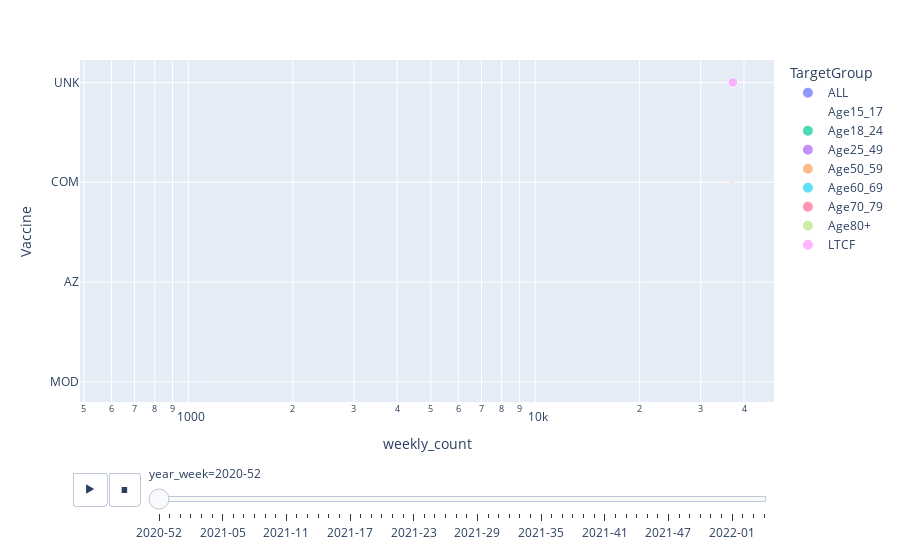

Notebook code cell kept with this figure:
### Code cell
import plotly.express as px
import matplotlib.pyplot as plt
plt = px.scatter(sweden_data.query("continent=='Europe'"), x="weekly_count", y="Vaccine", 
           color="TargetGroup", size="FirstDose", animation_frame="year_week", animation_group="TargetGroup",
                 hover_name="year_week", log_x=True,size_max=100)
plt.show()

 
# # df = px.data.gapminder()
# px.scatter(sweden_data, x="rate_14_day", y="indicator", animation_frame="weekly_count", animation_group="TargetGroup",
#            size="FirstDose", color="TargetGroup", hover_name="year_week",
#            log_x=True, size_max=60 )

### Figure 1 — Plotly figure (JSON) as saved in the notebook; plotly's stock layout.template omitted (floating-point values rounded to 4 significant figures)
{"data": [{"hovertemplate": "<b>%{hovertext}</b><br><br>TargetGroup=ALL<br>year_week=2020-52<br>weekly_count=%{x}<br>Vaccine=%{y}<br>FirstDose=%{marker.size}<extra></extra>", "hovertext": ["2020-52", "2020-52", "2020-52", "2020-52", "2020-52", "2020-52", "2020-52", "2020-52", "2020-52", "2020-52", "2020-52", "2020-52", "2020-52", "2020-52", "2020-52", "2020-52", "2020-52", "2020-52", "2020-52", "2020-52", "2020-52", "2020-52", "2020-52", "2020-52", "2020-52", "2020-52", "2020-52", "2020-52", "2020-52", "2020-52", "2020-52", "2020-52", "2020-52", "2020-52", "2020-52", "2020-52", "2020-52", "2020-52", "2020-52", "2020-52", "2020-52", "2020-52", "2020-52", "2020-52", "2020-52", "2020-52", "2020-52", "2020-52", "2020-52", "2020-52", "2020-52", "2020-52", "2020-52", "2020-52"], "ids": ["ALL", "ALL", "ALL", "ALL", "ALL", "ALL", "ALL", "ALL", "ALL", "ALL", "ALL", "ALL", "ALL", "ALL", "ALL", "ALL", "ALL", "ALL", "ALL", "ALL", "ALL", "ALL", "ALL", "ALL", "ALL", "ALL", "ALL", "ALL", "ALL", "ALL", "ALL", "ALL", "ALL", "ALL", "ALL", "ALL", "ALL", "ALL", "ALL", "ALL", "ALL", "ALL", "ALL", "ALL", "ALL", "ALL", "ALL", "ALL", "ALL", "ALL", "ALL", "ALL", "ALL", "ALL"], "legendgroup": "ALL", "marker": {"color": "#636efa", "size": [0, 0, 0, 0, 0, 0, 0, 0, 0, 290, 0, 0, 2454, 784, 0, 0, 0, 0, 0, 0, 0, 0, 59, 474, 358, 429, 60, 0, 0, 0, 0, 0, 0, 0, 0, 0, 290, 0, 0, 2454, 784, 0, 0, 0, 0, 0, 0, 0, 0, 59, 474, 358, 429, 60], "sizemode": "area", "sizeref": 36.85, "symbol": "circle"}, "mode": "markers", "name": "ALL", "orientation": "h", "showlegend": true, "type": "scatter", "x": [37134, 37134, 37134, 37134, 37134, 37134, 37134, 37134, 37134, 37134, 37134, 37134, 37134, 37134, 37134, 37134, 37134, 37134, 37134, 37134, 37134, 37134, 37134, 37134, 37134, 37134, 37134, 640, 640, 640, 640, 640, 640, 640, 640, 640, 640, 640, 640, 640, 640, 640, 640, 640, 640, 640, 640, 640, 640, 640, 640, 640, 640, 640], "xaxis": "x", "y": ["MOD", "MOD", "MOD", "AZ", "AZ", "AZ", "AZ", "AZ", "AZ", "COM", "AZ", "COM", "COM", "COM", "MOD", "MOD", "AZ", "MOD", "MOD", "AZ", "MOD", "MOD", "COM", "COM", "COM", "COM", "COM", "MOD", "MOD", "MOD", "AZ", "AZ", "AZ", "AZ", "AZ", "AZ", "COM", "AZ", "COM", "COM", "COM", "MOD", "MOD", "AZ", "MOD", "MOD", "AZ", "MOD", "MOD", "COM", "COM", "COM", "COM", "COM"], "yaxis": "y"}, {"hovertemplate": "<b>%{hovertext}</b><br><br>TargetGroup=Age15_17<br>year_week=2020-52<br>weekly_count=%{x}<br>Vaccine=%{y}<br>FirstDose=%{marker.size}<extra></extra>", "hovertext": ["2020-52", "2020-52", "2020-52", "2020-52", "2020-52", "2020-52"], "ids": ["Age15_17", "Age15_17", "Age15_17", "Age15_17", "Age15_17", "Age15_17"], "legendgroup": "Age15_17", "marker": {"color": "#EF553B", "size": [0, 0, 0, 0, 0, 0], "sizemode": "area", "sizeref": 36.85, "symbol": "circle"}, "mode": "markers", "name": "Age15_17", "orientation": "h", "showlegend": true, "type": "scatter", "x": [37134, 37134, 37134, 640, 640, 640], "xaxis": "x", "y": ["MOD", "COM", "AZ", "MOD", "COM", "AZ"], "yaxis": "y"}, {"hovertemplate": "<b>%{hovertext}</b><br><br>TargetGroup=Age18_24<br>year_week=2020-52<br>weekly_count=%{x}<br>Vaccine=%{y}<br>FirstDose=%{marker.size}<extra></extra>", "hovertext": ["2020-52", "2020-52", "2020-52", "2020-52", "2020-52", "2020-52"], "ids": ["Age18_24", "Age18_24", "Age18_24", "Age18_24", "Age18_24", "Age18_24"], "legendgroup": "Age18_24", "marker": {"color": "#00cc96", "size": [16, 0, 0, 16, 0, 0], "sizemode": "area", "sizeref": 36.85, "symbol": "circle"}, "mode": "markers", "name": "Age18_24", "orientation": "h", "showlegend": true, "type": "scatter", "x": [37134, 37134, 37134, 640, 640, 640], "xaxis": "x", "y": ["COM", "MOD", "AZ", "COM", "MOD", "AZ"], "yaxis": "y"}, {"hovertemplate": "<b>%{hovertext}</b><br><br>TargetGroup=Age25_49<br>year_week=2020-52<br>weekly_count=%{x}<br>Vaccine=%{y}<br>FirstDose=%{marker.size}<extra></extra>", "hovertext": ["2020-52", "2020-52", "2020-52", "2020-52", "2020-52", "2020-52"], "ids": ["Age25_49", "Age25_49", "Age25_49", "Age25_49", "Age25_49", "Age25_49"], "legendgroup": "Age25_49", "marker": {"color": "#ab63fa", "size": [0, 135, 0, 0, 135, 0], "sizemode": "area", "sizeref": 36.85, "symbol": "circle"}, "mode": "markers", "name": "Age25_49", "orientation": "h", "showlegend": true, "type": "scatter", "x": [37134, 37134, 37134, 640, 640, 640], "xaxis": "x", "y": ["MOD", "COM", "AZ", "MOD", "COM", "AZ"], "yaxis": "y"}, {"hovertemplate": "<b>%{hovertext}</b><br><br>TargetGroup=Age50_59<br>year_week=2020-52<br>weekly_count=%{x}<br>Vaccine=%{y}<br>FirstDose=%{marker.size}<extra></extra>", "hovertext": ["2020-52", "2020-52", "2020-52", "2020-52", "2020-52", "2020-52"], "ids": ["Age50_59", "Age50_59", "Age50_59", "Age50_59", "Age50_59", "Age50_59"], "legendgroup": "Age50_59", "marker": {"color": "#FFA15A", "size": [117, 0, 0, 117, 0, 0], "sizemode": "area", "sizeref": 36.85, "symbol": "circle"}, "mode": "markers", "name": "Age50_59", "orientation": "h", "showlegend": true, "type": "scatter", "x": [37134, 37134, 37134, 640, 640, 640], "xaxis": "x", "y": ["COM", "MOD", "AZ", "COM", "MOD", "AZ"], "yaxis": "y"}, {"hovertemplate": "<b>%{hovertext}</b><br><br>TargetGroup=Age60_69<br>year_week=2020-52<br>weekly_count=%{x}<br>Vaccine=%{y}<br>FirstDose=%{marker.size}<extra></extra>", "hovertext": ["2020-52", "2020-52", "2020-52", "2020-52", "2020-52", "2020-52"], "ids": ["Age60_69", "Age60_69", "Age60_69", "Age60_69", "Age60_69", "Age60_69"], "legendgroup": "Age60_69", "marker": {"color": "#19d3f3", "size": [0, 141, 0, 0, 141, 0], "sizemode": "area", "sizeref": 36.85, "symbol": "circle"}, "mode": "markers", "name": "Age60_69", "orientation": "h", "showlegend": true, "type": "scatter", "x": [37134, 37134, 37134, 640, 640, 640], "xaxis": "x", "y": ["MOD", "COM", "AZ", "MOD", "COM", "AZ"], "yaxis": "y"}, {"hovertemplate": "<b>%{hovertext}</b><br><br>TargetGroup=Age70_79<br>year_week=2020-52<br>weekly_count=%{x}<br>Vaccine=%{y}<br>FirstDose=%{marker.size}<extra></extra>", "hovertext": ["2020-52", "2020-52", "2020-52", "2020-52", "2020-52", "2020-52"], "ids": ["Age70_79", "Age70_79", "Age70_79", "Age70_79", "Age70_79", "Age70_79"], "legendgroup": "Age70_79", "marker": {"color": "#FF6692", "size": [0, 442, 0, 0, 442, 0], "sizemode": "area", "sizeref": 36.85, "symbol": "circle"}, "mode": "markers", "name": "Age70_79", "orientation": "h", "showlegend": true, "type": "scatter", "x": [37134, 37134, 37134, 640, 640, 640], "xaxis": "x", "y": ["AZ", "COM", "MOD", "AZ", "COM", "MOD"], "yaxis": "y"}, {"hovertemplate": "<b>%{hovertext}</b><br><br>TargetGroup=Age80+<br>year_week=2020-52<br>weekly_count=%{x}<br>Vaccine=%{y}<br>FirstDose=%{marker.size}<extra></extra>", "hovertext": ["2020-52", "2020-52", "2020-52", "2020-52", "2020-52", "2020-52"], "ids": ["Age80+", "Age80+", "Age80+", "Age80+", "Age80+", "Age80+"], "legendgroup": "Age80+", "marker": {"color": "#B6E880", "size": [0, 0, 1603, 0, 0, 1603], "sizemode": "area", "sizeref": 36.85, "symbol": "circle"}, "mode": "markers", "name": "Age80+", "orientation": "h", "showlegend": true, "type": "scatter", "x": [37134, 37134, 37134, 640, 640, 640], "xaxis": "x", "y": ["MOD", "AZ", "COM", "MOD", "AZ", "COM"], "yaxis": "y"}, {"hovertemplate": "<b>%{hovertext}</b><br><br>TargetGroup=LTCF<br>year_week=2020-52<br>weekly_count=%{x}<br>Vaccine=%{y}<br>FirstDose=%{marker.size}<extra></extra>", "hovertext": ["2020-52", "2020-52"], "ids": ["LTCF", "LTCF"], "legendgroup": "LTCF", "marker": {"color": "#FF97FF", "size": [1688, 1688], "sizemode": "area", "sizeref": 36.85, "symbol": "circle"}, "mode": "markers", "name": "LTCF", "orientation": "h", "showlegend": true, "type": "scatter", "x": [37134, 640], "xaxis": "x", "y": ["UNK", "UNK"], "yaxis": "y"}], "layout": {"legend": {"itemsizing": "constant", "title": {"text": "TargetGroup"}, "tracegroupgap": 0}, "margin": {"t": 60}, "sliders": [{"active": 0, "currentvalue": {"prefix": "year_week="}, "len": 0.9, "pad": {"b": 10, "t": 60}, "steps": [{"args": [["2020-52"], {"frame": {"duration": 0, "redraw": false}, "fromcurrent": true, "mode": "immediate", "transition": {"duration": 0, "easing": "linear"}}], "label": "2020-52", "method": "animate"}, {"args": [["2020-53"], {"frame": {"duration": 0, "redraw": false}, "fromcurrent": true, "mode": "immediate", "transition": {"duration": 0, "easing": "linear"}}], "label": "2020-53", "method": "animate"}, {"args": [["2021-01"], {"frame": {"duration": 0, "redraw": false}, "fromcurrent": true, "mode": "immediate", "transition": {"duration": 0, "easing": "linear"}}], "label": "2021-01", "method": "animate"}, {"args": [["2021-02"], {"frame": {"duration": 0, "redraw": false}, "fromcurrent": true, "mode": "immediate", "transition": {"duration": 0, "easing": "linear"}}], "label": "2021-02", "method": "animate"}, {"args": [["2021-03"], {"frame": {"duration": 0, "redraw": false}, "fromcurrent": true, "mode": "immediate", "transition": {"duration": 0, "easing": "linear"}}], "label": "2021-03", "method": "animate"}, {"args": [["2021-04"], {"frame": {"duration": 0, "redraw": false}, "fromcurrent": true, "mode": "immediate", "transition": {"duration": 0, "easing": "linear"}}], "label": "2021-04", "method": "animate"}, {"args": [["2021-05"], {"frame": {"duration": 0, "redraw": false}, "fromcurrent": true, "mode": "immediate", "transition": {"duration": 0, "easing": "linear"}}], "label": "2021-05", "method": "animate"}, {"args": [["2021-06"], {"frame": {"duration": 0, "redraw": false}, "fromcurrent": true, "mode": "immediate", "transition": {"duration": 0, "easing": "linear"}}], "label": "2021-06", "method": "animate"}, {"args": [["2021-07"], {"frame": {"duration": 0, "redraw": false}, "fromcurrent": true, "mode": "immediate", "transition": {"duration": 0, "easing": "linear"}}], "label": "2021-07", "method": "animate"}, {"args": [["2021-08"], {"frame": {"duration": 0, "redraw": false}, "fromcurrent": true, "mode": "immediate", "transition": {"duration": 0, "easing": "linear"}}], "label": "2021-08", "method": "animate"}, {"args": [["2021-09"], {"frame": {"duration": 0, "redraw": false}, "fromcurrent": true, "mode": "immediate", "transition": {"duration": 0, "easing": "linear"}}], "label": "2021-09", "method": "animate"}, {"args": [["2021-10"], {"frame": {"duration": 0, "redraw": false}, "fromcurrent": true, "mode": "immediate", "transition": {"duration": 0, "easing": "linear"}}], "label": "2021-10", "method": "animate"}, {"args": [["2021-11"], {"frame": {"duration": 0, "redraw": false}, "fromcurrent": true, "mode": "immediate", "transition": {"duration": 0, "easing": "linear"}}], "label": "2021-11", "method": "animate"}, {"args": [["2021-12"], {"frame": {"duration": 0, "redraw": false}, "fromcurrent": true, "mode": "immediate", "transition": {"duration": 0, "easing": "linear"}}], "label": "2021-12", "method": "animate"}, {"args": [["2021-13"], {"frame": {"duration": 0, "redraw": false}, "fromcurrent": true, "mode": "immediate", "transition": {"duration": 0, "easing": "linear"}}], "label": "2021-13", "method": "animate"}, {"args": [["2021-14"], {"frame": {"duration": 0, "redraw": false}, "fromcurrent": true, "mode": "immediate", "transition": {"duration": 0, "easing": "linear"}}], "label": "2021-14", "method": "animate"}, {"args": [["2021-15"], {"frame": {"duration": 0, "redraw": false}, "fromcurrent": true, "mode": "immediate", "transition": {"duration": 0, "easing": "linear"}}], "label": "2021-15", "method": "animate"}, {"args": [["2021-16"], {"frame": {"duration": 0, "redraw": false}, "fromcurrent": true, "mode": "immediate", "transition": {"duration": 0, "easing": "linear"}}], "label": "2021-16", "method": "animate"}, {"args": [["2021-17"], {"frame": {"duration": 0, "redraw": false}, "fromcurrent": true, "mode": "immediate", "transition": {"duration": 0, "easing": "linear"}}], "label": "2021-17", "method": "animate"}, {"args": [["2021-18"], {"frame": {"duration": 0, "redraw": false}, "fromcurrent": true, "mode": "immediate", "transition": {"duration": 0, "easing": "linear"}}], "label": "2021-18", "method": "animate"}, {"args": [["2021-19"], {"frame": {"duration": 0, "redraw": false}, "fromcurrent": true, "mode": "immediate", "transition": {"duration": 0, "easing": "linear"}}], "label": "2021-19", "method": "animate"}, {"args": [["2021-20"], {"frame": {"duration": 0, "redraw": false}, "fromcurrent": true, "mode": "immediate", "transition": {"duration": 0, "easing": "linear"}}], "label": "2021-20", "method": "animate"}, {"args": [["2021-21"], {"frame": {"duration": 0, "redraw": false}, "fromcurrent": true, "mode": "immediate", "transition": {"duration": 0, "easing": "linear"}}], "label": "2021-21", "method": "animate"}, {"args": [["2021-22"], {"frame": {"duration": 0, "redraw": false}, "fromcurrent": true, "mode": "immediate", "transition": {"duration": 0, "easing": "linear"}}], "label": "2021-22", "method": "animate"}, {"args": [["2021-23"], {"frame": {"duration": 0, "redraw": false}, "fromcurrent": true, "mode": "immediate", "transition": {"duration": 0, "easing": "linear"}}], "label": "2021-23", "method": "animate"}, {"args": [["2021-24"], {"frame": {"duration": 0, "redraw": false}, "fromcurrent": true, "mode": "immediate", "transition": {"duration": 0, "easing": "linear"}}], "label": "2021-24", "method": "animate"}, {"args": [["2021-25"], {"frame": {"duration": 0, "redraw": false}, "fromcurrent": true, "mode": "immediate", "transition": {"duration": 0, "easing": "linear"}}], "label": "2021-25", "method": "animate"}, {"args": [["2021-26"], {"frame": {"duration": 0, "redraw": false}, "fromcurrent": true, "mode": "immediate", "transition": {"duration": 0, "easing": "linear"}}], "label": "2021-26", "method": "animate"}, {"args": [["2021-27"], {"frame": {"duration": 0, "redraw": false}, "fromcurrent": true, "mode": "immediate", "transition": {"duration": 0, "easing": "linear"}}], "label": "2021-27", "method": "animate"}, {"args": [["2021-28"], {"frame": {"duration": 0, "redraw": false}, "fromcurrent": true, "mode": "immediate", "transition": {"duration": 0, "easing": "linear"}}], "label": "2021-28", "method": "animate"}, {"args": [["2021-29"], {"frame": {"duration": 0, "redraw": false}, "fromcurrent": true, "mode": "immediate", "transition": {"duration": 0, "easing": "linear"}}], "label": "2021-29", "method": "animate"}, {"args": [["2021-30"], {"frame": {"duration": 0, "redraw": false}, "fromcurrent": true, "mode": "immediate", "transition": {"duration": 0, "easing": "linear"}}], "label": "2021-30", "method": "animate"}, {"args": [["2021-31"], {"frame": {"duration": 0, "redraw": false}, "fromcurrent": true, "mode": "immediate", "transition": {"duration": 0, "easing": "linear"}}], "label": "2021-31", "method": "animate"}, {"args": [["2021-32"], {"frame": {"duration": 0, "redraw": false}, "fromcurrent": true, "mode": "immediate", "transition": {"duration": 0, "easing": "linear"}}], "label": "2021-32", "method": "animate"}, {"args": [["2021-33"], {"frame": {"duration": 0, "redraw": false}, "fromcurrent": true, "mode": "immediate", "transition": {"duration": 0, "easing": "linear"}}], "label": "2021-33", "method": "animate"}, {"args": [["2021-34"], {"frame": {"duration": 0, "redraw": false}, "fromcurrent": true, "mode": "immediate", "transition": {"duration": 0, "easing": "linear"}}], "label": "2021-34", "method": "animate"}, {"args": [["2021-35"], {"frame": {"duration": 0, "redraw": false}, "fromcurrent": true, "mode": "immediate", "transition": {"duration": 0, "easing": "linear"}}], "label": "2021-35", "method": "animate"}, {"args": [["2021-36"], {"frame": {"duration": 0, "redraw": false}, "fromcurrent": true, "mode": "immediate", "transition": {"duration": 0, "easing": "linear"}}], "label": "2021-36", "method": "animate"}, {"args": [["2021-37"], {"frame": {"duration": 0, "redraw": false}, "fromcurrent": true, "mode": "immediate", "transition": {"duration": 0, "easing": "linear"}}], "label": "2021-37", "method": "animate"}, {"args": [["2021-38"], {"frame": {"duration": 0, "redraw": false}, "fromcurrent": true, "mode": "immediate", "transition": {"duration": 0, "easing": "linear"}}], "label": "2021-38", "method": "animate"}, {"args": [["2021-39"], {"frame": {"duration": 0, "redraw": false}, "fromcurrent": true, "mode": "immediate", "transition": {"duration": 0, "easing": "linear"}}], "label": "2021-39", "method": "animate"}, {"args": [["2021-40"], {"frame": {"duration": 0, "redraw": false}, "fromcurrent": true, "mode": "immediate", "transition": {"duration": 0, "easing": "linear"}}], "label": "2021-40", "method": "animate"}, {"args": [["2021-41"], {"frame": {"duration": 0, "redraw": false}, "fromcurrent": true, "mode": "immediate", "transition": {"duration": 0, "easing": "linear"}}], "label": "2021-41", "method": "animate"}, {"args": [["2021-42"], {"frame": {"duration": 0, "redraw": false}, "fromcurrent": true, "mode": "immediate", "transition": {"duration": 0, "easing": "linear"}}], "label": "2021-42", "method": "animate"}, {"args": [["2021-43"], {"frame": {"duration": 0, "redraw": false}, "fromcurrent": true, "mode": "immediate", "transition": {"duration": 0, "easing": "linear"}}], "label": "2021-43", "method": "animate"}, {"args": [["2021-44"], {"frame": {"duration": 0, "redraw": false}, "fromcurrent": true, "mode": "immediate", "transition": {"duration": 0, "easing": "linear"}}], "label": "2021-44", "method": "animate"}, {"args": [["2021-45"], {"frame": {"duration": 0, "redraw": false}, "fromcurrent": true, "mode": "immediate", "transition": {"duration": 0, "easing": "linear"}}], "label": "2021-45", "method": "animate"}, {"args": [["2021-46"], {"frame": {"duration": 0, "redraw": false}, "fromcurrent": true, "mode": "immediate", "transition": {"duration": 0, "easing": "linear"}}], "label": "2021-46", "method": "animate"}, {"args": [["2021-47"], {"frame": {"duration": 0, "redraw": false}, "fromcurrent": true, "mode": "immediate", "transition": {"duration": 0, "easing": "linear"}}], "label": "2021-47", "method": "animate"}, {"args": [["2021-48"], {"frame": {"duration": 0, "redraw": false}, "fromcurrent": true, "mode": "immediate", "transition": {"duration": 0, "easing": "linear"}}], "label": "2021-48", "method": "animate"}, {"args": [["2021-49"], {"frame": {"duration": 0, "redraw": false}, "fromcurrent": true, "mode": "immediate", "transition": {"duration": 0, "easing": "linear"}}], "label": "2021-49", "method": "animate"}, {"args": [["2021-50"], {"frame": {"duration": 0, "redraw": false}, "fromcurrent": true, "mode": "immediate", "transition": {"duration": 0, "easing": "linear"}}], "label": "2021-50", "method": "animate"}, {"args": [["2021-51"], {"frame": {"duration": 0, "redraw": false}, "fromcurrent": true, "mode": "immediate", "transition": {"duration": 0, "easing": "linear"}}], "label": "2021-51", "method": "animate"}, {"args": [["2021-52"], {"frame": {"duration": 0, "redraw": false}, "fromcurrent": true, "mode": "immediate", "transition": {"duration": 0, "easing": "linear"}}], "label": "2021-52", "method": "animate"}, {"args": [["2022-01"], {"frame": {"duration": 0, "redraw": false}, "fromcurrent": true, "mode": "immediate", "transition": {"duration": 0, "easing": "linear"}}], "label": "2022-01", "method": "animate"}, {"args": [["2022-02"], {"frame": {"duration": 0, "redraw": false}, "fromcurrent": true, "mode": "immediate", "transition": {"duration": 0, "easing": "linear"}}], "label": "2022-02", "method": "animate"}, {"args": [["2022-03"], {"frame": {"duration": 0, "redraw": false}, "fromcurrent": true, "mode": "immediate", "transition": {"duration": 0, "easing": "linear"}}], "label": "2022-03", "method": "animate"}, {"args": [["2022-04"], {"frame": {"duration": 0, "redraw": false}, "fromcurrent": true, "mode": "immediate", "transition": {"duration": 0, "easing": "linear"}}], "label": "2022-04", "method": "animate"}], "x": 0.1, "xanchor": "left", "y": 0, "yanchor": "top"}], "updatemenus": [{"buttons": [{"args": [null, {"frame": {"duration": 500, "redraw": false}, "fromcurrent": true, "mode": "immediate", "transition": {"duration": 500, "easing": "linear"}}], "label": "&#9654;", "method": "animate"}, {"args": [[null], {"frame": {"duration": 0, "redraw": false}, "fromcurrent": true, "mode": "immediate", "transition": {"duration": 0, "easing": "linear"}}], "label": "&#9724;", "method": "animate"}], "direction": "left", "pad": {"r": 10, "t": 70}, "showactive": false, "type": "buttons", "x": 0.1, "xanchor": "right", "y": 0, "yanchor": "top"}], "xaxis": {"anchor": "y", "domain": [0, 1], "title": {"text": "weekly_count"}, "type": "log"}, "yaxis": {"anchor": "x", "domain": [0, 1], "title": {"text": "Vaccine"}}}}
